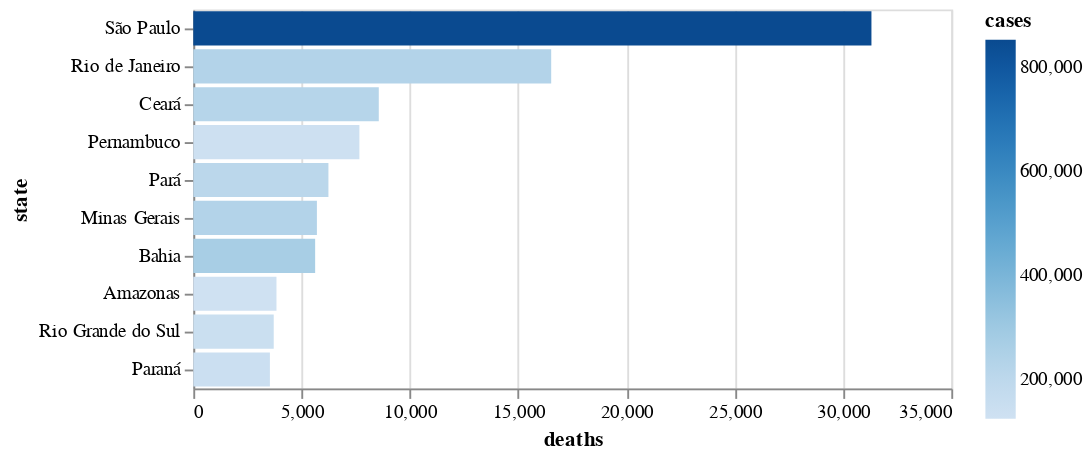

This figure's notebook cell:
### Code cell
# adding tooltips and color
alt.Chart(top_10_by_death).mark_bar().encode(
    x='deaths',
    y=alt.Y('state:N', sort='-x'),
    tooltip=[alt.Tooltip('deaths', format=','),
             alt.Tooltip('cases', format=','),
             alt.Tooltip('suspects', format=',')],
    color='cases'
)

### Figure 1 — Vega-Lite specification as saved in the notebook (floating-point values rounded to 4 significant figures)
{"config": {"view": {"continuousWidth": 400, "continuousHeight": 300}}, "data": {"name": "data-58fa6e980f9f76d5ea3b7f63ec70d071"}, "mark": "bar", "encoding": {"color": {"type": "quantitative", "field": "cases"}, "tooltip": [{"type": "quantitative", "field": "deaths", "format": ","}, {"type": "quantitative", "field": "cases", "format": ","}, {"type": "quantitative", "field": "suspects", "format": ","}], "x": {"type": "quantitative", "field": "deaths"}, "y": {"type": "nominal", "field": "state", "sort": "-x"}}, "$schema": "https://vega.github.io/schema/vega-lite/v4.8.1.json", "datasets": {"data-58fa6e980f9f76d5ea3b7f63ec70d071": [{"uid": 35, "uf": "SP", "state": "São Paulo", "cases": 853085, "deaths": 31313, "suspects": 5334, "refuses": 596, "datetime": "2020-09-05T22:34:06.435Z"}, {"uid": 33, "uf": "RJ", "state": "Rio de Janeiro", "cases": 232747, "deaths": 16526, "suspects": 1254, "refuses": 148, "datetime": "2020-09-05T22:34:06.435Z"}, {"uid": 23, "uf": "CE", "state": "Ceará", "cases": 222179, "deaths": 8565, "suspects": 493, "refuses": 89, "datetime": "2020-09-05T22:34:06.435Z"}, {"uid": 26, "uf": "PE", "state": "Pernambuco", "cases": 131961, "deaths": 7670, "suspects": 89, "refuses": 23, "datetime": "2020-09-05T22:34:06.435Z"}, {"uid": 15, "uf": "PA", "state": "Pará", "cases": 206864, "deaths": 6240, "suspects": 43, "refuses": 23, "datetime": "2020-09-05T22:34:06.435Z"}, {"uid": 31, "uf": "MG", "state": "Minas Gerais", "cases": 231878, "deaths": 5708, "suspects": 925, "refuses": 104, "datetime": "2020-09-05T22:34:06.435Z"}, {"uid": 29, "uf": "BA", "state": "Bahia", "cases": 270177, "deaths": 5627, "suspects": 573, "refuses": 36, "datetime": "2020-09-05T22:34:06.435Z"}, {"uid": 13, "uf": "AM", "state": "Amazonas", "cases": 123726, "deaths": 3841, "suspects": 18, "refuses": 26, "datetime": "2020-09-05T22:34:06.435Z"}, {"uid": 43, "uf": "RS", "state": "Rio Grande do Sul", "cases": 143485, "deaths": 3714, "suspects": 416, "refuses": 330, "datetime": "2020-09-05T22:34:06.435Z"}, {"uid": 41, "uf": "PR", "state": "Paraná", "cases": 141648, "deaths": 3537, "suspects": 400, "refuses": 119, "datetime": "2020-09-05T22:34:06.435Z"}]}}
